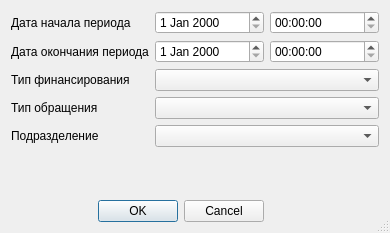
<?xml version="1.0" encoding="UTF-8"?>
<ui version="4.0">
 <class>PatientEntranceOrgStructureSetupDialog</class>
 <widget class="QDialog" name="PatientEntranceOrgStructureSetupDialog">
  <property name="windowModality">
   <enum>Qt::ApplicationModal</enum>
  </property>
  <property name="geometry">
   <rect>
    <x>0</x>
    <y>0</y>
    <width>390</width>
    <height>233</height>
   </rect>
  </property>
  <property name="sizePolicy">
   <sizepolicy hsizetype="Preferred" vsizetype="Preferred">
    <horstretch>0</horstretch>
    <verstretch>0</verstretch>
   </sizepolicy>
  </property>
  <property name="windowTitle">
   <string>параметры отчёта</string>
  </property>
  <property name="sizeGripEnabled">
   <bool>true</bool>
  </property>
  <layout class="QGridLayout" name="gridLayout">
   <item row="4" column="0">
    <widget class="QLabel" name="lblEventType">
     <property name="text">
      <string>Тип обращения</string>
     </property>
    </widget>
   </item>
   <item row="2" column="0">
    <widget class="QLabel" name="lblEndDate">
     <property name="text">
      <string>Дата окончания периода</string>
     </property>
    </widget>
   </item>
   <item row="3" column="0">
    <widget class="QLabel" name="lblFinanceType">
     <property name="text">
      <string>Тип финансирования</string>
     </property>
    </widget>
   </item>
   <item row="1" column="1">
    <widget class="CDateEdit" name="edtBegDate"/>
   </item>
   <item row="7" column="0" colspan="2">
    <widget class="QDialogButtonBox" name="buttonBox">
     <property name="orientation">
      <enum>Qt::Horizontal</enum>
     </property>
     <property name="standardButtons">
      <set>QDialogButtonBox::Cancel|QDialogButtonBox::Ok</set>
     </property>
    </widget>
   </item>
   <item row="2" column="1">
    <widget class="CDateEdit" name="edtEndDate"/>
   </item>
   <item row="1" column="0">
    <widget class="QLabel" name="lblBegDate">
     <property name="text">
      <string>Дата начала периода</string>
     </property>
    </widget>
   </item>
   <item row="6" column="1">
    <spacer name="verticalSpacer">
     <property name="orientation">
      <enum>Qt::Vertical</enum>
     </property>
     <property name="sizeHint" stdset="0">
      <size>
       <width>20</width>
       <height>40</height>
      </size>
     </property>
    </spacer>
   </item>
   <item row="5" column="0">
    <widget class="QLabel" name="lblOrgStructure">
     <property name="text">
      <string>Подразделение</string>
     </property>
    </widget>
   </item>
   <item row="1" column="2">
    <widget class="QTimeEdit" name="edtBegTime"/>
   </item>
   <item row="2" column="2">
    <widget class="QTimeEdit" name="edtEndTime"/>
   </item>
   <item row="3" column="1" colspan="2">
    <widget class="CRBComboBox" name="cmbFinanceType"/>
   </item>
   <item row="4" column="1" colspan="2">
    <widget class="CRBComboBox" name="cmbEventType"/>
   </item>
   <item row="5" column="1" colspan="2">
    <widget class="COrgStructureComboBox" name="cmbOrgStructure"/>
   </item>
  </layout>
 </widget>
 <customwidgets>
  <customwidget>
   <class>CRBComboBox</class>
   <extends>QComboBox</extends>
   <header>library/crbcombobox.h</header>
  </customwidget>
  <customwidget>
   <class>COrgStructureComboBox</class>
   <extends>QComboBox</extends>
   <header>Orgs/OrgStructComboBoxes.h</header>
  </customwidget>
  <customwidget>
   <class>CDateEdit</class>
   <extends>QDateEdit</extends>
   <header>library/DateEdit.h</header>
  </customwidget>
 </customwidgets>
 <resources/>
 <connections>
  <connection>
   <sender>buttonBox</sender>
   <signal>accepted()</signal>
   <receiver>PatientEntranceOrgStructureSetupDialog</receiver>
   <slot>accept()</slot>
   <hints>
    <hint type="sourcelabel">
     <x>132</x>
     <y>650</y>
    </hint>
    <hint type="destinationlabel">
     <x>65</x>
     <y>418</y>
    </hint>
   </hints>
  </connection>
  <connection>
   <sender>buttonBox</sender>
   <signal>rejected()</signal>
   <receiver>PatientEntranceOrgStructureSetupDialog</receiver>
   <slot>reject()</slot>
   <hints>
    <hint type="sourcelabel">
     <x>245</x>
     <y>650</y>
    </hint>
    <hint type="destinationlabel">
     <x>267</x>
     <y>420</y>
    </hint>
   </hints>
  </connection>
 </connections>
</ui>
